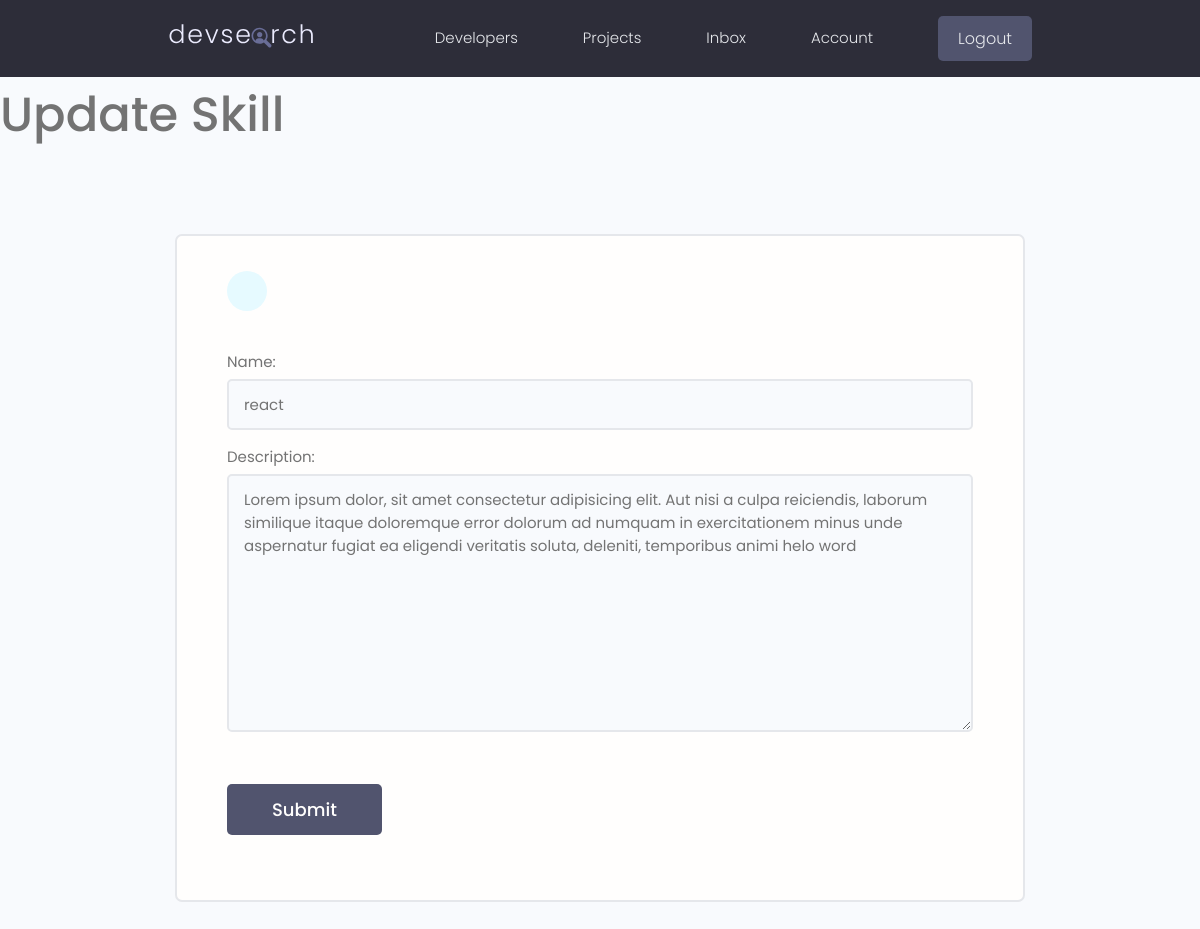
/update-skill/b32af5e00b4b417180d462401f05320d/ (signed in), run on an earlier commit of the app's database.
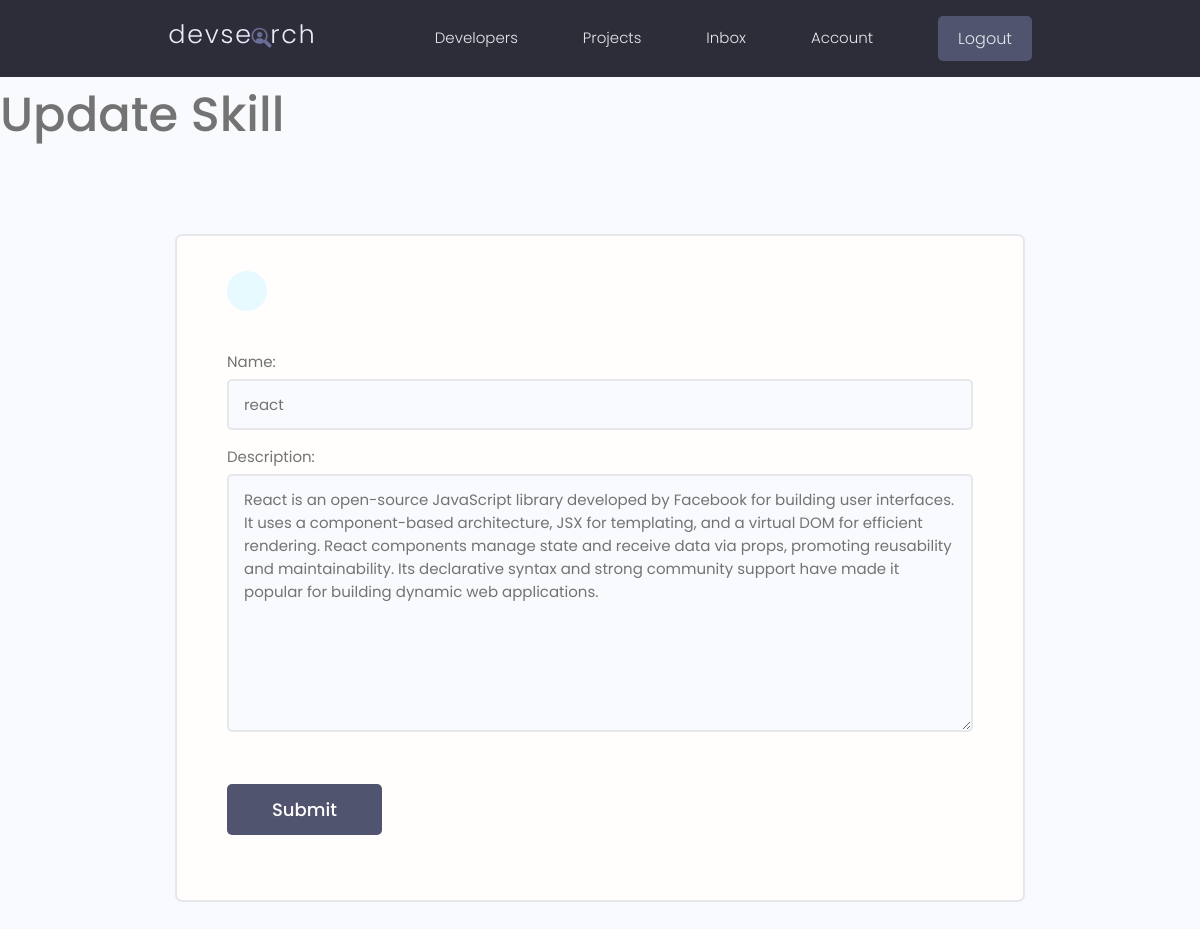
And on a later commit of the database.
### users/models.py (models this page shows, shortened)
class Skill(models.Model):
    owner =models.ForeignKey(Profile,on_delete=models.CASCADE,null=True,default=True)
    name=models.CharField(max_length=200,null=True,default=True)
    description = models.TextField(null=True,blank=True)
    created = models.DateTimeField(auto_now_add=True)
    id = models.UUIDField(default=uuid.uuid4,unique=True,primary_key=True,editable=False)

### users/views.py (the view)
# urls.py: path('update-skill/<str:pk>/',views.updateSkill, name="update-skill"),
@login_required(login_url='login')
def updateSkill(request, pk):
    profile = request.user.profile
    skill = profile.skill_set.get(id=pk)
    form = SkillForm(instance=skill)
    if request.method == 'POST':
        form = SkillForm(request.POST,request.FILES, instance=skill)
        if form.is_valid():
            form.save()
            messages.success(request,'Skill was updated')
            return redirect('account')
    context = {'form': form}
    return render(request, 'users/skill_form.html', context)

### users/forms.py
class SkillForm(ModelForm):
    class Meta:
       model = Skill
       fields = '__all__'
       exclude = ['owner']
    def __init__(self,*args,**kwargs):
        super(SkillForm,self).__init__(*args,**kwargs)
        for name, field in self.fields.items():
            field.widget.attrs.update({'class':'input'})

### users/templates/users/skill_form.html (shortened to what this page needs)
{% extends 'main.html' %}
{% block content %}
<h1>{% if form.instance.pk %}Update Skill{% else %}Create Skill{% endif %}</h1>
<main class="formPage my-xl">
    <div class="content-box">
        <div class="formWrapper">
            <a class="backButton" href="{% url 'account' %}"></a>
            <br>
            <form class="form" method="POST" action="">
    {% for field in form %}
    <div class="form__field">
        <label for="formInput#text">{{ field.label_tag }}</label>
        {{ field }}
    </div>
    {% endfor %}
                <input class="btn btn--sub btn--lg  my-md" type="submit" value="Submit" />
            </form>
        </div>
    </div>
</main>
{% endblock content %}

What changed in the data, as far as the page shows it:
changed Skill "react": description "Lorem ipsum dolor, sit amet consectetur adipisicing elit. Aut nisi a culpa reiciendis, laborum similique itaque doloremque error dolorum ad numquam in exercitationem minus unde aspernatur fugiat ea eligendi veritatis soluta, deleniti, temporibus animi helo word" → "React is an open-source JavaScript library developed by Facebook for building user interfaces. It uses a component-based architecture, JSX for templating, and a virtual DOM for efficient rendering. React components manage state and receive data via props, promoting reusability and maintainability. Its declarative syntax and strong community support have made it popular for building dynamic web applications."
